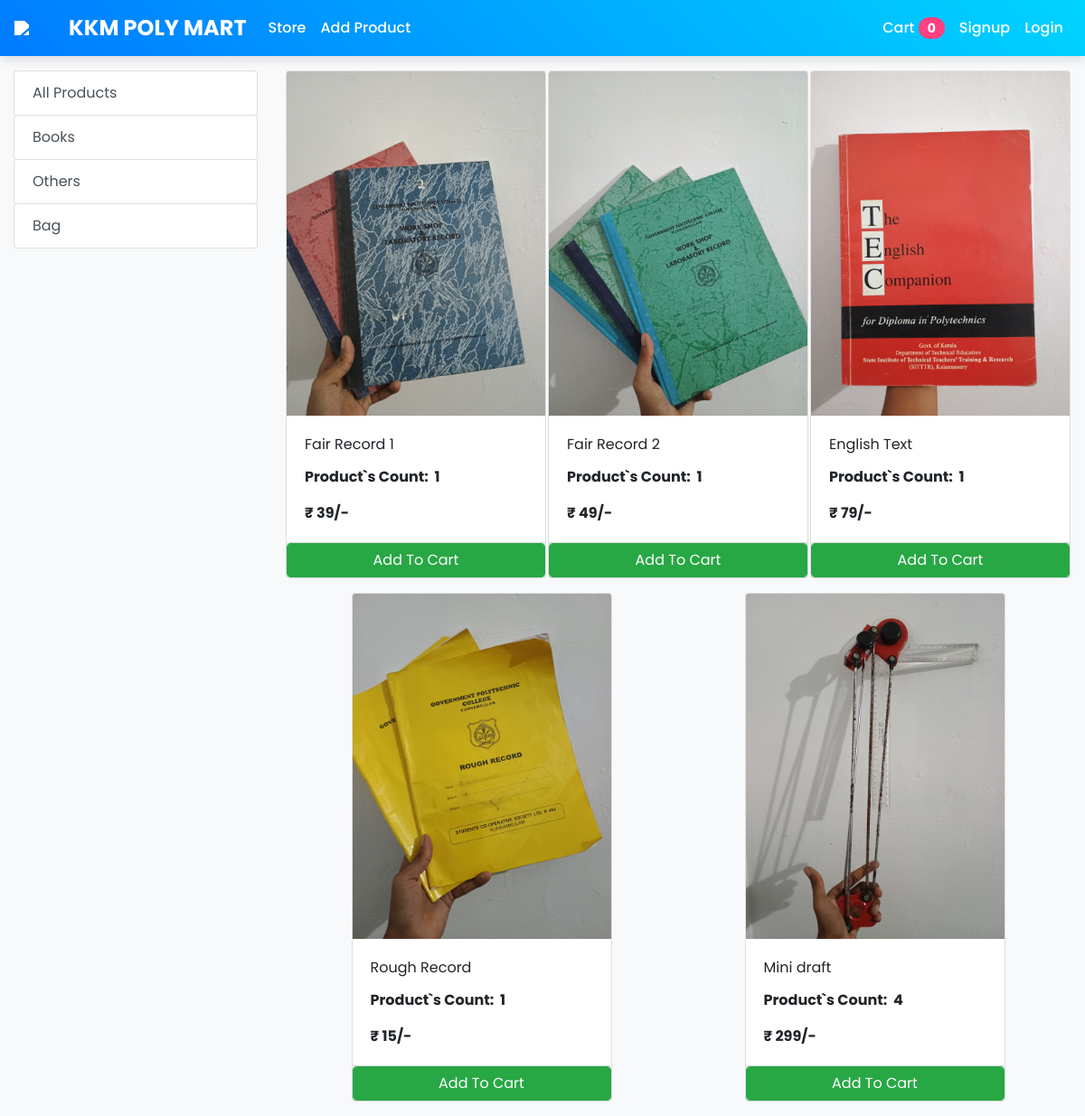
The app's page /store with its own data.
### store/models/category.py (models this page shows, shortened)
class Category(models.Model):
    name = models.CharField(max_length=50)
    @staticmethod
    def get_all_categories():
        return Category.objects.all()

### store/models/product.py (models this page shows, shortened)
class Products(models.Model):
    name = models.CharField(max_length=60)
    price = models.IntegerField(default=0)
    category = models.ForeignKey(Category, on_delete=models.CASCADE, default=1)
    uploaded_by = models.CharField(max_length=250)
    image = models.ImageField(upload_to='uploads/products/')
    count = models.IntegerField(default=1)  # New field for tracking stock count
    phone_no = models.CharField(max_length=15, blank=True, null=True)
    email = models.EmailField(blank=True, null=True)
    @staticmethod
    def get_all_products():
        return Products.objects.filter(count__gt=0)  # Only show products with count > 0

### store/views/home.py (the view)
# urls.py: path('' , include('store.urls'))
def store(request):
    cart = request.session.get('cart')
    if not cart:
        request.session['cart'] = {}
    products = None
    categories = Category.get_all_categories()
    categoryID = request.GET.get('category')
    if categoryID:
        products = Products.get_all_products_by_categoryid(categoryID)
    else:
        products = Products.get_all_products();
    data = {}
    data['products'] = products
    data['categories'] = categories
    print('you are : ', request.session.get('email'))
    return render(request, 'index.html', data)

### store/templatetags/cart.py (called while the page is built)
@register.filter (name='is_in_cart')
def is_in_cart(product, cart):
    keys = cart.keys ()
    for id in keys:
        if int (id) == product.id:
            return True
    return False;

### store/templatetags/custom_filter.py (called while the page is built)
@register.filter(name='currency')
def currency(number):
    return "₹ " +str(number)+ "/-"

### store/templates/index.html (shortened to what this page needs)
{% extends 'base.html' %}
{% block content %}
{% load cart %}
{% load custom_filter %}
<div class="container-fluid mt-3">
    <div class="row">
        <div class="col-lg-3 mx-auto">
            <div class="list-group">
                <a href="/" class="list-group-item list-group-item-action btn btn-outline-success">All Products</a>
                {% for category in categories %}
                <a href="/?category={{category.id}}"
                   class="list-group-item list-group-item-action btn btn-outline-success">
                    {{category.name}}
                </a>
                {% endfor %}
            </div>
        </div>
        <div id='products' class="col-lg-9 mx-auto">
            <div class="row mx-auto">
                {% for product in products %}
                <div class="card mx-auto mb-3" id="{{product.id}}" style="width: 18rem;">
                    <img class="card-img-top" src="{{product.image.url}}" alt="Card image cap">
                    <div class="card-body">
                        <p class="card-title">{{product.name}}</p>
                        <p class="card-text"><b>Product`s Count: &nbsp;{{product.count}}</b></p>
                        <p class="card-text"><b>{{product.price|currency}}</b></p>
                    </div>
                    <div class="card-footer p-0 no-gutters">
                        {% if product.count > 0 %}
                            {% if product|is_in_cart:request.session.cart %}
                            <div class="row no-gutters">
                                <form action="/#{{product.id}}" class="col-2" method="post">
                                    {% csrf_token %}
                                    <input hidden type="text" name="product" value="{{product.id}}">
                                    <input hidden type="text" name="remove" value="True">
                                    <input type="submit" value=" - " class="btn btn-block btn-success border-right">
                                </form>
                                <div class="text-center col btn btn-success">
                                    {{product|cart_quantity:request.session.cart}} in Cart
                                </div>
                                <form action="/#{{product.id}}" class="col-2" method="post">
                                    {% csrf_token %}
                                    <input hidden type="text" name="product" value="{{product.id}}">
                                    <input type="submit" value=" + "
                                        class="btn btn-block btn-success border-left"
                                        {% if product|cart_quantity:request.session.cart >= product.count %} disabled {% endif %}>
                                </form>
                            </div>
                            {% else %}
                            <form action="/#{{product.id}}" method="POST" class="btn-block">
                                <input type="submit" class="float-right btn btn-success form-control" value="Add To Cart">
                            </form>
                            {% endif %}
                        {% else %}
                            <button class="float-right btn btn-secondary form-control" disabled>Out of Stock</button>
                        {% endif %}
                    </div>
                </div>
                {% endfor %}
            </div>
        </div>
    </div>
</div>
{% endblock %}

### store/templates/base.html (shortened to what this page needs)
<!doctype html>
<html lang="en">
<head>
  <link rel="stylesheet" href="https://maxcdn.bootstrapcdn.com/bootstrap/4.0.0/css/bootstrap.min.css">
</head>
<body>
  <nav class="one-edge-shadow
  navbar navbar-light
  sticky-top navbar
  navbar-expand-lg
  text-white">
    <a class="navbar-brand ms-3 text-dark " href="/">
      <link rel="stylesheet" href="https://use.fontawesome.com/releases/v5.7.0/css/all.css"
>
      <img src="https://www.freepnglogos.com/uploads/shopping-cart-png/shopping-cart-svg-png-icon-download-28.png"
        style="width:50px;height:50px,color:text-light;">KKM POLY MART
    </a>
    <div class="collapse navbar-collapse" id="navbarSupportedContent">
      <ul class="navbar-nav mr-auto">
        <li class="nav-item active">
          <a class="nav-link" href="/store">Store <span class="sr-only">(current)</span></a>
        </li>
        <li class="nav-item active">
          <a class="nav-link" href="/add_product">Add Product <span class="sr-only">(current)</span></a>
        </li>
      </ul>
      <ul class=" navbar-nav my-2 my-lg-0">
        <li class="nav-item active">
          <a class="nav-link" href="/cart">Cart
            <span class="badge badge-success">{{request.session.cart.keys|length}}</span>
            <span class="sr-only">(current)</span></a>
        </li>
        {% if request.session.customer %}
        <li class="nav-item active ">
          <a class="nav-link" href="/orders">Orders<span class="sr-only">(current)</span></a>
        </li>
        <li class="nav-item active ">
          <a class="nav-link" href="/logout">Logout<span class="sr-only">(current)</span></a>
        </li>
        {% else %}
        <li class="nav-item active">
          <a class="nav-link" href="/signup">Signup<span class="sr-only">(current)</span></a>
        </li>
        <li class="nav-item active">
          <a class="nav-link" href="/login">Login<span class="sr-only">(current)</span></a>
        </li>
        {% endif %}
      </ul>
    </div>
  </nav>
  {% block content %}{% endblock %}
</body>
</html>

### store/templates/base.html (style rules this page uses)
body { font-family: 'Poppins', sans-serif; background-color: #f8f9fa; }
nav { background: linear-gradient(45deg, #007bff, #00d4ff); box-shadow: 0 5px 10px rgba(0, 0, 0, 0.1); }
.navbar-brand { font-size: 1.5rem; font-weight: bold; color: white !important; display: flex; align-items: center; }
.navbar-brand img { margin-right: 10px; filter: brightness(0) invert(1); }
.navbar-nav .nav-link { color: white !important; font-weight: 500; padding: 10px 15px; }
.badge-success { background-color: #ff4081 !important; font-size: 14px; padding: 5px 10px; border-radius: 20px; }

### records on screen
Category: name "Books"
Category: name "Others"
Category: name "Bag"
Products: image (picture), name "Fair Record 1", count "1", price "₹ 39/-"
Products: image (picture), name "Fair Record 2", count "1", price "₹ 49/-"
Products: image (picture), name "English Text", count "1", price "₹ 79/-"
Products: image (picture), name "Rough Record", count "1", price "₹ 15/-"
Products: image (picture), name "Mini draft", count "4", price "₹ 299/-"

### other values on screen
{{ request.session.cart.keys|length }} "0"
